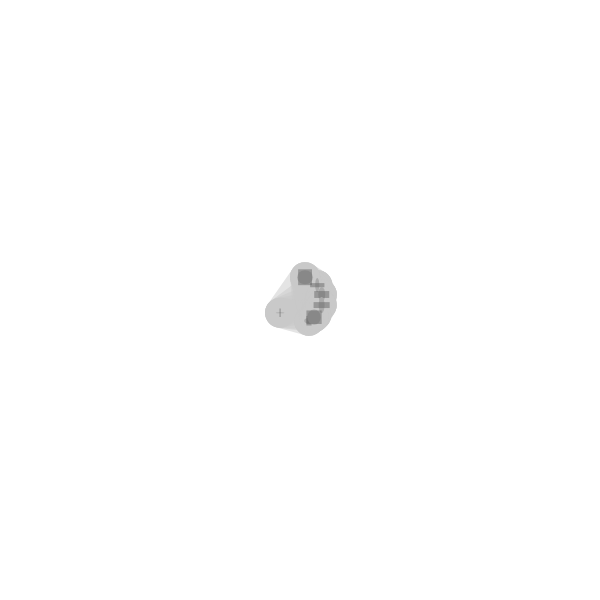
Frame 1 (no input)
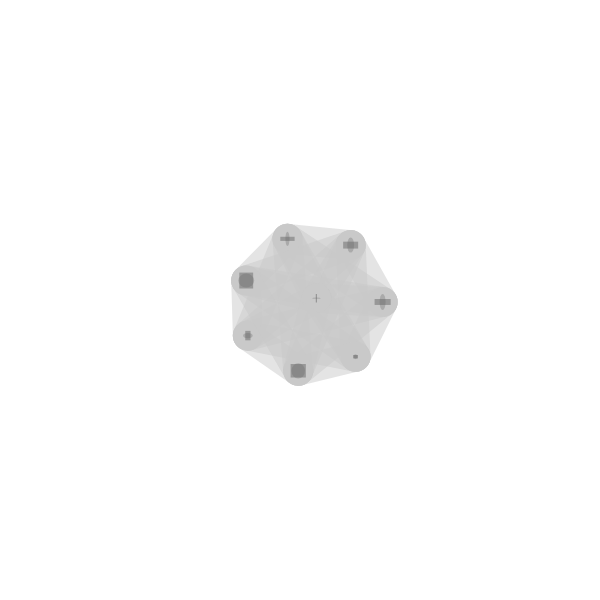
Frame 60 (no input)
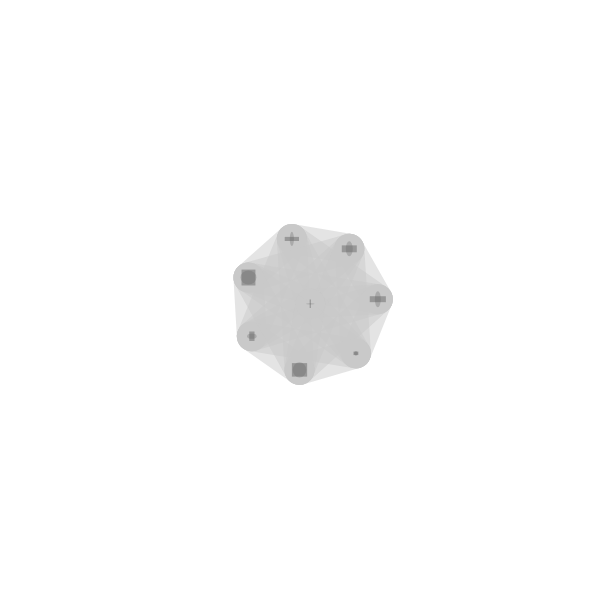
Frame 120 (the mouse pressed at the canvas centre since frame 60)

The p5.js sketch that drew these frames (run headless with seeded random() and noise() and a simulated clock; from frame 60 on, the mouse is pressed at the canvas centre):

// p5.js sketch
// ── sketch.js
// force-directed graph cluster — fully connected, springs at fixed rest length
// (Original used toxiclibs verlet physics — re-implemented manually.)

let cluster;

function setup() {
  createCanvas(600, 600);
  cluster = new Cluster(8, 100, createVector(width / 2, height / 2));
}

function draw() {
  background(255);
  cluster.update();
  cluster.showConnections();
  cluster.display();
}

function keyPressed() {
  if (key === 'n' || key === 'N') {
    cluster = new Cluster(int(random(2, 20)), width / 4, createVector(width / 2, height / 2));
  }
}

class Node {
  constructor(x, y) {
    this.pos = createVector(x, y);
    this.vel = createVector(0, 0);
    this.rectW = random(20);
    this.rectH = random(20);
  }
}

class Cluster {
  constructor(n, d, center) {
    this.diameter = d;
    this.nodes = [];
    for (let i = 0; i < n; i++) {
      const off = p5.Vector.random2D().mult(20);
      this.nodes.push(new Node(center.x + off.x, center.y + off.y));
    }
  }

  update() {
    const k = 0.01;
    const drag = 0.92;
    const len = this.diameter;
    for (let i = 0; i < this.nodes.length - 1; i++) {
      const ni = this.nodes[i];
      for (let j = i + 1; j < this.nodes.length; j++) {
        const nj = this.nodes[j];
        const dx = nj.pos.x - ni.pos.x;
        const dy = nj.pos.y - ni.pos.y;
        const d = Math.sqrt(dx * dx + dy * dy);
        if (d === 0) continue;
        const f = (d - len) * k;
        const fx = (dx / d) * f;
        const fy = (dy / d) * f;
        ni.vel.x += fx;
        ni.vel.y += fy;
        nj.vel.x -= fx;
        nj.vel.y -= fy;
      }
    }
    for (const n of this.nodes) {
      n.vel.mult(drag);
      n.pos.add(n.vel);
      n.pos.x = constrain(n.pos.x, 10, width - 10);
      n.pos.y = constrain(n.pos.y, 10, height - 10);
    }
  }

  display() {
    for (const n of this.nodes) {
      noStroke();
      fill(170);
      ellipse(n.pos.x, n.pos.y, n.rectH, n.rectW);
      fill(100, 125);
      rectMode(CENTER);
      rect(n.pos.x, n.pos.y, n.rectW, n.rectH);
    }
  }

  showConnections() {
    stroke(200, 125);
    strokeWeight(30);
    for (let i = 0; i < this.nodes.length - 1; i++) {
      for (let j = i + 1; j < this.nodes.length; j++) {
        const a = this.nodes[i].pos;
        const b = this.nodes[j].pos;
        line(a.x, a.y, b.x, b.y);
      }
    }
  }
}
